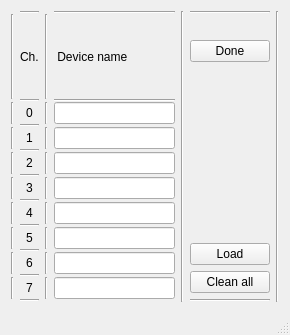
<?xml version="1.0" encoding="UTF-8"?>
<ui version="4.0">
 <class>MainWindow</class>
 <widget class="QMainWindow" name="MainWindow">
  <property name="geometry">
   <rect>
    <x>0</x>
    <y>0</y>
    <width>290</width>
    <height>335</height>
   </rect>
  </property>
  <property name="minimumSize">
   <size>
    <width>0</width>
    <height>0</height>
   </size>
  </property>
  <property name="maximumSize">
   <size>
    <width>16777215</width>
    <height>335</height>
   </size>
  </property>
  <property name="windowTitle">
   <string>Channel log</string>
  </property>
  <widget class="QWidget" name="centralwidget">
   <layout class="QGridLayout" name="gridLayout_3">
    <item row="0" column="0">
     <layout class="QHBoxLayout" name="horizontalLayout_3" stretch="1,0,0,0">
      <item>
       <layout class="QGridLayout" name="gridLayout_2" columnstretch="0,0,0,0">
        <property name="verticalSpacing">
         <number>0</number>
        </property>
        <item row="11" column="0">
         <widget class="Line" name="line_30">
          <property name="orientation">
           <enum>Qt::Vertical</enum>
          </property>
         </widget>
        </item>
        <item row="18" column="1">
         <widget class="Line" name="line_26">
          <property name="orientation">
           <enum>Qt::Horizontal</enum>
          </property>
         </widget>
        </item>
        <item row="4" column="1">
         <widget class="Line" name="line_10">
          <property name="orientation">
           <enum>Qt::Horizontal</enum>
          </property>
         </widget>
        </item>
        <item row="3" column="2">
         <widget class="Line" name="line">
          <property name="orientation">
           <enum>Qt::Vertical</enum>
          </property>
         </widget>
        </item>
        <item row="17" column="0">
         <widget class="Line" name="line_21">
          <property name="orientation">
           <enum>Qt::Vertical</enum>
          </property>
         </widget>
        </item>
        <item row="9" column="3">
         <widget class="QLineEdit" name="chname3"/>
        </item>
        <item row="7" column="3">
         <widget class="QLineEdit" name="chname2"/>
        </item>
        <item row="10" column="1">
         <widget class="Line" name="line_13">
          <property name="orientation">
           <enum>Qt::Horizontal</enum>
          </property>
         </widget>
        </item>
        <item row="15" column="3">
         <widget class="QLineEdit" name="chname6"/>
        </item>
        <item row="1" column="1">
         <widget class="QLabel" name="label_2">
          <property name="text">
           <string>Ch.</string>
          </property>
         </widget>
        </item>
        <item row="11" column="3">
         <widget class="QLineEdit" name="chname4"/>
        </item>
        <item row="1" column="2">
         <widget class="Line" name="line_17">
          <property name="orientation">
           <enum>Qt::Vertical</enum>
          </property>
         </widget>
        </item>
        <item row="2" column="1">
         <widget class="Line" name="line_9">
          <property name="orientation">
           <enum>Qt::Horizontal</enum>
          </property>
         </widget>
        </item>
        <item row="15" column="1">
         <widget class="QLabel" name="labelch6">
          <property name="text">
           <string>6</string>
          </property>
          <property name="alignment">
           <set>Qt::AlignCenter</set>
          </property>
         </widget>
        </item>
        <item row="14" column="1">
         <widget class="Line" name="line_15">
          <property name="orientation">
           <enum>Qt::Horizontal</enum>
          </property>
         </widget>
        </item>
        <item row="3" column="1">
         <widget class="QLabel" name="labelch0">
          <property name="text">
           <string>0</string>
          </property>
          <property name="alignment">
           <set>Qt::AlignCenter</set>
          </property>
         </widget>
        </item>
        <item row="9" column="0">
         <widget class="Line" name="line_20">
          <property name="orientation">
           <enum>Qt::Vertical</enum>
          </property>
         </widget>
        </item>
        <item row="2" column="3">
         <widget class="Line" name="line_18">
          <property name="orientation">
           <enum>Qt::Horizontal</enum>
          </property>
         </widget>
        </item>
        <item row="9" column="2">
         <widget class="Line" name="line_4">
          <property name="orientation">
           <enum>Qt::Vertical</enum>
          </property>
         </widget>
        </item>
        <item row="11" column="2">
         <widget class="Line" name="line_5">
          <property name="orientation">
           <enum>Qt::Vertical</enum>
          </property>
         </widget>
        </item>
        <item row="11" column="1">
         <widget class="QLabel" name="labelch4">
          <property name="text">
           <string>4</string>
          </property>
          <property name="alignment">
           <set>Qt::AlignCenter</set>
          </property>
         </widget>
        </item>
        <item row="1" column="3">
         <widget class="QLabel" name="label">
          <property name="text">
           <string> Device name</string>
          </property>
         </widget>
        </item>
        <item row="6" column="1">
         <widget class="Line" name="line_11">
          <property name="orientation">
           <enum>Qt::Horizontal</enum>
          </property>
         </widget>
        </item>
        <item row="8" column="1">
         <widget class="Line" name="line_12">
          <property name="orientation">
           <enum>Qt::Horizontal</enum>
          </property>
         </widget>
        </item>
        <item row="5" column="2">
         <widget class="Line" name="line_2">
          <property name="orientation">
           <enum>Qt::Vertical</enum>
          </property>
         </widget>
        </item>
        <item row="16" column="1">
         <widget class="Line" name="line_16">
          <property name="orientation">
           <enum>Qt::Horizontal</enum>
          </property>
         </widget>
        </item>
        <item row="5" column="1">
         <widget class="QLabel" name="labelch1">
          <property name="text">
           <string>1</string>
          </property>
          <property name="alignment">
           <set>Qt::AlignCenter</set>
          </property>
         </widget>
        </item>
        <item row="5" column="3">
         <widget class="QLineEdit" name="chname1"/>
        </item>
        <item row="17" column="1">
         <widget class="QLabel" name="labelch7">
          <property name="text">
           <string>7</string>
          </property>
          <property name="alignment">
           <set>Qt::AlignCenter</set>
          </property>
         </widget>
        </item>
        <item row="15" column="0">
         <widget class="Line" name="line_29">
          <property name="orientation">
           <enum>Qt::Vertical</enum>
          </property>
         </widget>
        </item>
        <item row="13" column="2">
         <widget class="Line" name="line_6">
          <property name="orientation">
           <enum>Qt::Vertical</enum>
          </property>
         </widget>
        </item>
        <item row="7" column="0">
         <widget class="Line" name="line_31">
          <property name="orientation">
           <enum>Qt::Vertical</enum>
          </property>
         </widget>
        </item>
        <item row="5" column="0">
         <widget class="Line" name="line_32">
          <property name="orientation">
           <enum>Qt::Vertical</enum>
          </property>
         </widget>
        </item>
        <item row="12" column="1">
         <widget class="Line" name="line_14">
          <property name="orientation">
           <enum>Qt::Horizontal</enum>
          </property>
         </widget>
        </item>
        <item row="9" column="1">
         <widget class="QLabel" name="labelch3">
          <property name="text">
           <string>3</string>
          </property>
          <property name="alignment">
           <set>Qt::AlignCenter</set>
          </property>
         </widget>
        </item>
        <item row="0" column="3">
         <widget class="Line" name="line_23">
          <property name="orientation">
           <enum>Qt::Horizontal</enum>
          </property>
         </widget>
        </item>
        <item row="13" column="0">
         <widget class="Line" name="line_28">
          <property name="orientation">
           <enum>Qt::Vertical</enum>
          </property>
         </widget>
        </item>
        <item row="0" column="1">
         <widget class="Line" name="line_24">
          <property name="orientation">
           <enum>Qt::Horizontal</enum>
          </property>
         </widget>
        </item>
        <item row="7" column="2">
         <widget class="Line" name="line_3">
          <property name="orientation">
           <enum>Qt::Vertical</enum>
          </property>
         </widget>
        </item>
        <item row="3" column="3">
         <widget class="QLineEdit" name="chname0"/>
        </item>
        <item row="13" column="3">
         <widget class="QLineEdit" name="chname5"/>
        </item>
        <item row="13" column="1">
         <widget class="QLabel" name="labelch5">
          <property name="text">
           <string>5</string>
          </property>
          <property name="alignment">
           <set>Qt::AlignCenter</set>
          </property>
         </widget>
        </item>
        <item row="7" column="1">
         <widget class="QLabel" name="labelch2">
          <property name="text">
           <string>2</string>
          </property>
          <property name="alignment">
           <set>Qt::AlignCenter</set>
          </property>
         </widget>
        </item>
        <item row="15" column="2">
         <widget class="Line" name="line_7">
          <property name="orientation">
           <enum>Qt::Vertical</enum>
          </property>
         </widget>
        </item>
        <item row="17" column="2">
         <widget class="Line" name="line_8">
          <property name="orientation">
           <enum>Qt::Vertical</enum>
          </property>
         </widget>
        </item>
        <item row="17" column="3">
         <widget class="QLineEdit" name="chname7"/>
        </item>
        <item row="3" column="0">
         <widget class="Line" name="line_33">
          <property name="orientation">
           <enum>Qt::Vertical</enum>
          </property>
         </widget>
        </item>
        <item row="1" column="0">
         <widget class="Line" name="line_34">
          <property name="orientation">
           <enum>Qt::Vertical</enum>
          </property>
         </widget>
        </item>
       </layout>
      </item>
      <item>
       <widget class="Line" name="line_19">
        <property name="orientation">
         <enum>Qt::Vertical</enum>
        </property>
       </widget>
      </item>
      <item>
       <layout class="QVBoxLayout" name="verticalLayout" stretch="0,0,0,0,0,1,0">
        <item>
         <widget class="Line" name="line_25">
          <property name="orientation">
           <enum>Qt::Horizontal</enum>
          </property>
         </widget>
        </item>
        <item>
         <spacer name="horizontalSpacer_2">
          <property name="orientation">
           <enum>Qt::Horizontal</enum>
          </property>
          <property name="sizeHint" stdset="0">
           <size>
            <width>40</width>
            <height>20</height>
           </size>
          </property>
         </spacer>
        </item>
        <item>
         <widget class="QPushButton" name="doneb">
          <property name="text">
           <string>Done</string>
          </property>
         </widget>
        </item>
        <item>
         <spacer name="verticalSpacer">
          <property name="orientation">
           <enum>Qt::Vertical</enum>
          </property>
          <property name="sizeHint" stdset="0">
           <size>
            <width>20</width>
            <height>40</height>
           </size>
          </property>
         </spacer>
        </item>
        <item>
         <widget class="QPushButton" name="loadmapb">
          <property name="text">
           <string>Load</string>
          </property>
         </widget>
        </item>
        <item>
         <widget class="QPushButton" name="cleanallb">
          <property name="text">
           <string>Clean all</string>
          </property>
         </widget>
        </item>
        <item>
         <widget class="Line" name="line_22">
          <property name="orientation">
           <enum>Qt::Horizontal</enum>
          </property>
         </widget>
        </item>
       </layout>
      </item>
      <item>
       <widget class="Line" name="line_27">
        <property name="orientation">
         <enum>Qt::Vertical</enum>
        </property>
       </widget>
      </item>
     </layout>
    </item>
   </layout>
  </widget>
  <widget class="QMenuBar" name="menubar">
   <property name="geometry">
    <rect>
     <x>0</x>
     <y>0</y>
     <width>290</width>
     <height>24</height>
    </rect>
   </property>
  </widget>
  <widget class="QStatusBar" name="statusbar"/>
 </widget>
 <layoutdefault spacing="6" margin="11"/>
 <resources/>
 <connections/>
</ui>
